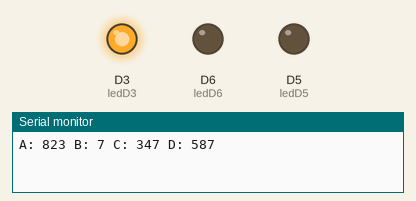
This sketch was run on a simulated ESP8266 (NodeMCU). Parts: output pins drawn as LEDs (lit = HIGH), the last lines printed to the serial monitor. Random numbers use the default seed unless the sketch sets one.

Above: at 0.1 s.
At 40.1 s:
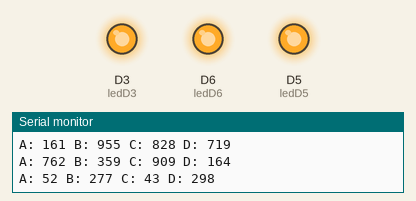
At 63.9 s:
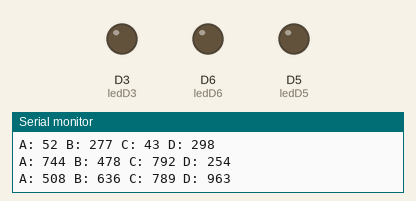
At 124.1 s:
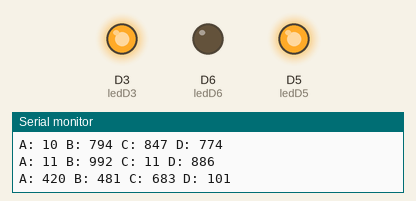
Timing chart, 0 to 125.6 s (numbered marks = the images above):
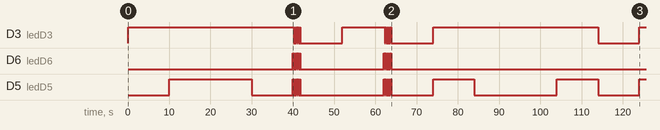

Measured:
- by itself, D3 (ledD3): LOW → HIGH at 0.00 s, → LOW 40.2 s later, → HIGH 0.20 s later, → LOW 0.20 s later, … (23 changes in this stretch)
- by itself, D6 (ledD6): goes 4 × (HIGH 0.20 s, LOW 0.20 s), HIGH 0.20 s, LOW 20.2 s, 4 × (HIGH 0.20 s, LOW 0.20 s), HIGH 0.20 s, then LOW
- by itself, D5 (ledD5): LOW → HIGH at 10.0 s, → LOW 20.0 s later, → HIGH 10.0 s later, → LOW 0.20 s later, … (27 changes in this stretch)

The sketch:

opdr2_les2.ino
```cpp
const int ledD3 = D3;
const int ledD5 = D5;
const int ledD6 = D6;

void setup() {
    Serial.begin(115200);
    pinMode(ledD3, OUTPUT);
    pinMode(ledD5, OUTPUT);
    pinMode(ledD6, OUTPUT);
}

void loop() {
    int A = random(999);
    int B = random(999);
    int C = random(999);
    int D = random(999);

    Serial.print("A: "); Serial.print(A);
    Serial.print(" B: "); Serial.print(B);
    Serial.print(" C: "); Serial.print(C);
    Serial.print(" D: "); Serial.println(D);

    if (A > B || A < C) {
        digitalWrite(ledD3, HIGH);
    } else {
        digitalWrite(ledD3, LOW);
    }

    if (C > A && A < B) {
        digitalWrite(ledD5, HIGH);
    } else {
        digitalWrite(ledD5, LOW);
    }

    if (B > C && B > A && C < A) {
        digitalWrite(ledD6, HIGH);
    } else {
        digitalWrite(ledD6, LOW);
    }

    if (D > A && D > B && D > C) {
        for (int i = 0; i < 5; i++) {
            digitalWrite(ledD3, HIGH);
            digitalWrite(ledD5, HIGH);
            digitalWrite(ledD6, HIGH);
            delay(200);
            digitalWrite(ledD3, LOW);
            digitalWrite(ledD5, LOW);
            digitalWrite(ledD6, LOW);
            delay(200);
        }
    }

    delay(10000);
}
```
